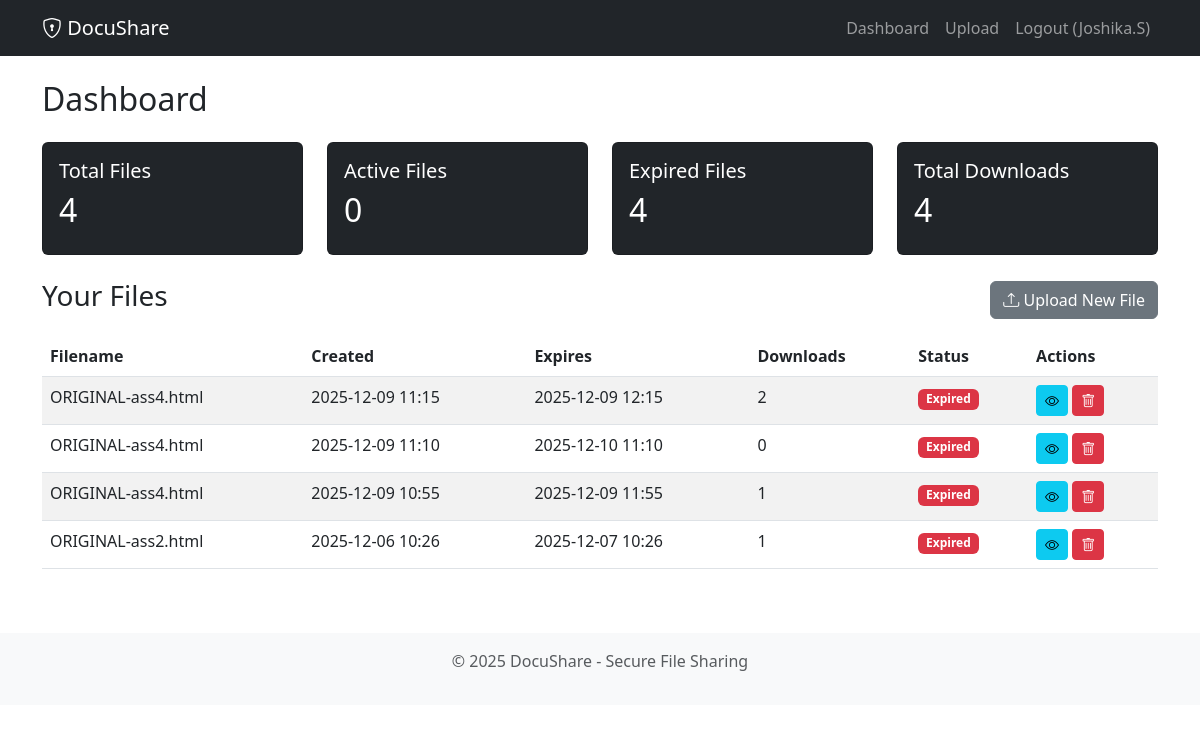
/dashboard/ (signed in), run on the app's committed database.
### fileshare/models.py (models this page shows, shortened)
class SharedFile(models.Model):
    EXPIRY_CHOICES = [
        (1, '1 Hour'),
        (24, '24 Hours'),
        (72, '3 Days'),
        (168, '7 Days'),
        (720, '30 Days'),
    ]
    id = models.UUIDField(primary_key=True, default=uuid.uuid4, editable=False)
    user = models.ForeignKey(User, on_delete=models.CASCADE, related_name='shared_files')
    file = models.FileField(upload_to='uploads/%Y/%m/%d/')
    original_filename = models.CharField(max_length=255)
    description = models.TextField(blank=True, null=True)
    token = models.CharField(max_length=64, unique=True, db_index=True)
    expiry_hours = models.IntegerField(choices=EXPIRY_CHOICES, default=24)
    created_at = models.DateTimeField(auto_now_add=True)
    expires_at = models.DateTimeField()
    is_active = models.BooleanField(default=True)
    max_downloads = models.IntegerField(default=0, help_text='0 = unlimited')
    download_count = models.IntegerField(default=0)
    class Meta:
        ordering = ['-created_at']
        indexes = [
            models.Index(fields=['token']),
            models.Index(fields=['expires_at']),
        ]
    def is_expired(self):
        return timezone.now() > self.expires_at or not self.is_active

### fileshare/views.py (the view)
# urls.py: path('dashboard/', views.dashboard, name='dashboard'),
@login_required
def dashboard(request):
    files = SharedFile.objects.filter(user=request.user)
    stats = {
        'total_files': files.count(),
        'active_files': files.filter(is_active=True, expires_at__gt=timezone.now()).count(),
        'expired_files': files.filter(Q(expires_at__lte=timezone.now()) | Q(is_active=False)).count(),
        'total_downloads': sum(f.download_count for f in files),
    }
    return render(request, 'dashboard.html', {'files': files, 'stats': stats})

### fileshare/templates/dashboard.html
{% extends 'base.html' %}
{% block content %}
<h2 class="mb-4">Dashboard</h2>
<div class="row mb-4">
    <div class="col-md-3">
        <div class="card bg-dark text-white">
            <div class="card-body">
                <h5>Total Files</h5>
                <h2>{{ stats.total_files }}</h2>
            </div>
        </div>
    </div>
    <div class="col-md-3">
        <div class="card bg-dark text-white">
            <div class="card-body">
                <h5>Active Files</h5>
                <h2>{{ stats.active_files }}</h2>
            </div>
        </div>
    </div>
    <div class="col-md-3">
        <div class="card bg-dark text-white">
            <div class="card-body">
                <h5>Expired Files</h5>
                <h2>{{ stats.expired_files }}</h2>
            </div>
        </div>
    </div>
    <div class="col-md-3">
        <div class="card bg-dark text-white">
            <div class="card-body">
                <h5>Total Downloads</h5>
                <h2>{{ stats.total_downloads }}</h2>
            </div>
        </div>
    </div>
</div>
<div class="d-flex justify-content-between align-items-center mb-3">
    <h3>Your Files</h3>
    <a href="{% url 'upload_file' %}" class="btn btn-secondary">
        <i class="bi bi-upload"></i> Upload New File
    </a>
</div>
<div class="table-responsive">
    <table class="table table-striped">
        <thead>
            <tr>
                <th>Filename</th>
                <th>Created</th>
                <th>Expires</th>
                <th>Downloads</th>
                <th>Status</th>
                <th>Actions</th>
            </tr>
        </thead>
        <tbody>
            {% for file in files %}
            <tr>
                <td>{{ file.original_filename }}</td>
                <td>{{ file.created_at|date:"Y-m-d H:i" }}</td>
                <td>{{ file.expires_at|date:"Y-m-d H:i" }}</td>
                <td>{{ file.download_count }}</td>
                <td>
                    {% if file.is_expired %}
                        <span class="badge bg-danger">Expired</span>
                    {% else %}
                        <span class="badge bg-success">Active</span>
                    {% endif %}
                </td>
                <td>
                    <a href="{% url 'file_detail' file.token %}" class="btn btn-sm btn-info">
                        <i class="bi bi-eye"></i>
                    </a>
                    <a href="{% url 'delete_file' file.token %}" class="btn btn-sm btn-danger">
                        <i class="bi bi-trash"></i>
                    </a>
                </td>
            </tr>
            {% empty %}
            <tr>
                <td colspan="6" class="text-center">No files uploaded yet.</td>
            </tr>
            {% endfor %}
        </tbody>
    </table>
</div>
{% endblock %}

### fileshare/templates/base.html (shortened to what this page needs)
<!DOCTYPE html>
<html lang="en">
<head>
    <link href="https://cdn.jsdelivr.net/npm/bootstrap@5.3.0/dist/css/bootstrap.min.css" rel="stylesheet">
    <link rel="stylesheet" href="https://cdn.jsdelivr.net/npm/bootstrap-icons@1.11.0/font/bootstrap-icons.css">
</head>
<body>
    <nav class="navbar navbar-expand-lg navbar-dark bg-dark">
        <div class="container">
            <a class="navbar-brand" href="{% url 'home' %}">
                <i class="bi bi-shield-lock"></i> DocuShare
            </a>
            <div class="collapse navbar-collapse" id="navbarNav">
                <ul class="navbar-nav ms-auto">
                    {% if user.is_authenticated %}
                        <li class="nav-item"><a class="nav-link" href="{% url 'dashboard' %}">Dashboard</a></li>
                        <li class="nav-item"><a class="nav-link" href="{% url 'upload_file' %}">Upload</a></li>
                        <li class="nav-item"><a class="nav-link" href="{% url 'logout' %}">Logout ({{ user.username }})</a></li>
                    {% else %}
                        <li class="nav-item"><a class="nav-link" href="{% url 'login' %}">Login</a></li>
                        <li class="nav-item"><a class="nav-link" href="{% url 'register' %}">Register</a></li>
                    {% endif %}
                </ul>
            </div>
        </div>
    </nav>
    <main class="container my-4">
        {% block content %}{% endblock %}
    </main>
    <footer class="bg-light py-3 mt-5">
        <div class="container text-center text-muted">
            <p>&copy; 2025 DocuShare - Secure File Sharing</p>
        </div>
    </footer>
</body>
</html>

### data on the page
SharedFile: original_filename "ORIGINAL-ass4.html", created_at "2025-12-09 11:15", expires_at "2025-12-09 12:15", download_count "2", shows "Expired"
SharedFile: original_filename "ORIGINAL-ass4.html", created_at "2025-12-09 11:10", expires_at "2025-12-10 11:10", download_count "0", shows "Expired"
SharedFile: original_filename "ORIGINAL-ass4.html", created_at "2025-12-09 10:55", expires_at "2025-12-09 11:55", download_count "1", shows "Expired"
SharedFile: original_filename "ORIGINAL-ass2.html", created_at "2025-12-06 10:26", expires_at "2025-12-07 10:26", download_count "1", shows "Expired"

### other printed values
{{ user.username }} "Joshika.S"
{{ stats.total_files }} "4"
{{ stats.active_files }} "0"
{{ stats.expired_files }} "4"
{{ stats.total_downloads }} "4"
